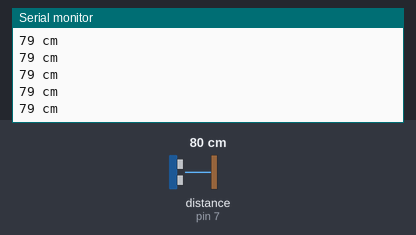
A sketch run on a simulated Arduino Uno, built with avr-gcc and run on an emulated ATmega328P. Parts: the last lines printed to the serial monitor. Wiring (inferred from the names in the program): ultrasonic range finder: trigger pin 9; echo pin 7. Inputs (shaded band) come from the test bench; at power-on: distance to the obstacle (sensor on pin 7) 80 cm. The echo pulse lasts 58.3 µs per cm.

Above: at 1.2 s.
1.3 s: distance to the obstacle (sensor on pin 7) set to 299 cm
At 1.8 s:
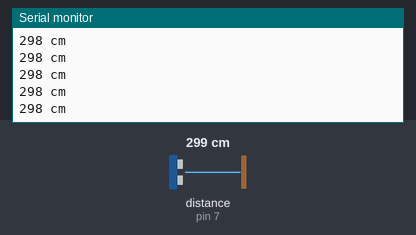
4.3 s: distance to the obstacle (sensor on pin 7) set to 18 cm
At 5.3 s:
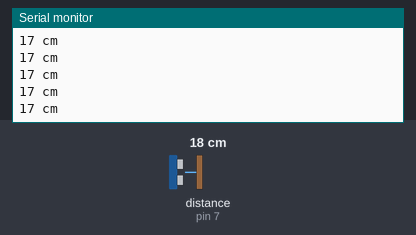
Timing chart, 0 to 7.3 s (numbered marks = the images above; inputs shaded):
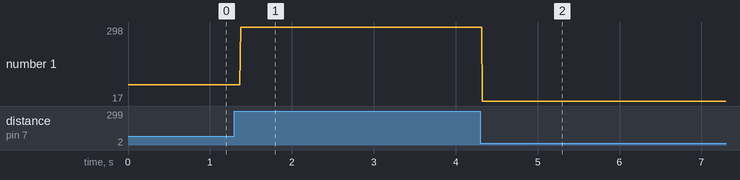

The sketch:

main.ino
```cpp
#define trigPin     9
#define echoPin     7
#define Baud_Rate   9600
#define SOUND_SPEED 0.0343 // Speed of sound in cm/us

void setup(){
  pinMode(trigPin, OUTPUT);
  pinMode(echoPin, INPUT);

  Serial.begin(Baud_Rate);
}

void loop(){

  Serial.print(grapDistance());
  Serial.println(" cm");

}

// int - for rounding
int grapDistance(){
  digitalWrite(trigPin, LOW);

  delayMicroseconds(2);

  // Sets the trigPin on HIGH state for 10 micro seconds
  digitalWrite(trigPin, HIGH);
  delayMicroseconds(10);
  digitalWrite(trigPin, LOW);

  return (pulseIn(echoPin, HIGH)*SOUND_SPEED)/2.0;
}
```

Measured:
- after the input at 1.3 s, the serial monitor: prints a new line after 0.07 s (image 1)
- after the input at 4.3 s, the serial monitor: prints a new line at once (image 2)
- plotted number 1: 79 → 298 after the input at 1.3 s, 298 → 17 after the input at 4.3 s
